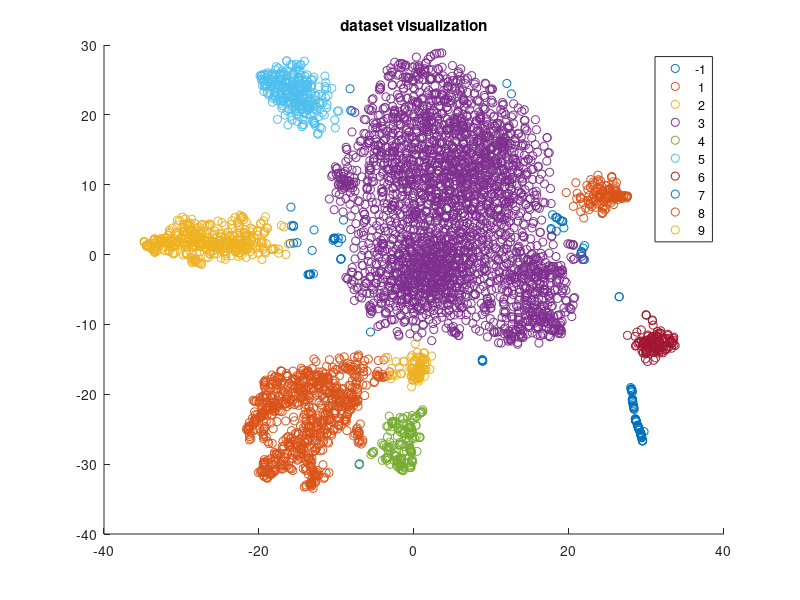

Write the MATLAB code that produced this figure. (Note: this script raises an error after producing the figure.)
clear all; close all; clc; % clear the Matlab workspace if needed.

% This example shows how to compute and plot the polar-gini curve for one
% gene (here I choose Actc1) in one cluster (here I choose cluster 1), in a
% real single-cell dataset
% For methodolgy, please refer to Nguyen et al. Polar Gini Curve: a Technique to Discover Single-cell Biomarker Using 2D Visual Information

% Installation:
% Matlab version 2015 or later
% Put two function-files into the Matlab workspace:
%    - computeGini.m. This function computes gini coefficient. Credit to Yvan Lengwiler (2020). Gini coefficient and the Lorentz curve (https://www.mathworks.com/matlabcentral/fileexchange/28080-gini-coefficient-and-the-lorentz-curve), MATLAB Central File Exchange. Retrieved March 4, 2020
%    - make2DGini.m This function computes the dsta structure to plot the
%    2D polar gini curve, and plot the curves.

% Prepare the dataset
% - I put the dataset into Matlab format (.mat) file. If the dataset is in
% .txt format, or in 10x, please refer to:
% - importdata (https://www.mathworks.com/help/matlab/ref/importdata.html).
% This function load the data from the matrix / vector format and
% automatically convert the data into the Matlab's numeric or text
% matrix/vector.
% - readtable(https://www.mathworks.com/help/matlab/ref/readtable.html)
%   readcsv(https://www.mathworks.com/help/matlab/ref/csvread.html)
%   readmatrix(https://www.mathworks.com/help/matlab/ref/readmatrix.html)
%   xlsread(https://www.mathworks.com/help/matlab/ref/xlsread.html)
%   table2cell(https://www.mathworks.com/help/matlab/ref/table2cell.html)
%   cell2mat(https://www.mathworks.com/help/matlab/ref/cell2mat.html)
% These function aboves can read the data from many formats and
% convert/preprocess the data into Matlab workspace matrix/vector.
% - spconvert (https://www.mathworks.com/help/matlab/ref/spconvert.html),
% for importing sparse matrix format (i.e. 10XGenomics expression file)

%% load the dataset of n = 5075 cells, m = 19493 genes
coordinate = importdata('coordinate.mat'); %2D x-y visual coordinate, in nx2 matrix format. 
Expression = importdata('Expression.mat'); % gene expression, in nxm matrix format
geneList = importdata('geneList.mat'); % gene symbol, in mx1 text vector
clusterID = importdata('ClusterID.mat'); % cluster/group ID, in nx1 vector

% visualize the dataset
figure, gscatter (coordinate(:, 1), coordinate(:, 2), clusterID); title('dataset visualization');

%% if the dataset only has the expression and gene list, a good pipeline to compute the coordinate and cluster ID is
% coordinate = tsne(Expression);
% clusterID = dbscan(coordinate, 0.5, 50);
% see https://www.mathworks.com/help/stats/dbscan-clustering.html to setup
% the proper parameters for dbscan clustering algorithm.

%% extract the dataset for Actc1 and cluster 1
geneName = 'Actc1';
clusterNum = 1;
[~, geneIndex] = ismember(geneName, geneList); % find where Actc1 gene is in the data
clusterIndex = find(clusterID == clusterNum); % find which cells are in cluster 1

clusterCoor = coordinate(clusterIndex, :); %2D coordinate of all cells in cluster 1
geneClusterExp = Expression(clusterIndex, geneIndex); % expression of Actc1 in all cluster 1 cell

% visualize cluster 1 (optional)
figure, gscatter(clusterCoor(:, 1), clusterCoor(:, 2)); title(['cluster ', num2str(clusterNum), 'visualization']);
% visualize Actc1 expression in cluster 1 (optional)
threshold = 0;
index1 = find(geneClusterExp <= threshold);
figure, scatter(clusterCoor(index1, 1), clusterCoor(index1, 2), 15, [192, 192, 192]/255, '.');
hold on
index1 = find(geneClusterExp > threshold );
scatter(clusterCoor(index1, 1), clusterCoor(index1, 2), 15, geneClusterExp(index1), '.');
colorbar;
colormap('jet');
title([geneName, ' expression in cluster ', num2str(clusterNum) ]);
hold off

%% compute and plot the polar gini curve

% find which cell in cluster 1 has Actc1 expression (>0)
threshold = 0;
geneExpressIndex = find(geneClusterExp > threshold );

% setup two groups. Group 1 includes all cells in cluster 1 with Actc
% expression > 0. Group 2 includes all ceels incluster 1.
plotGroup = [ones(size(geneExpressIndex)) ; 2*ones(size(clusterIndex))];

% setup the 2D coordinate matrix for the two groups above
plotCoor = [clusterCoor(geneExpressIndex, :); clusterCoor];

% label che group if needed
plotLbl = { [geneName, ' expresing cell'], ['cluster ', num2str(clusterNum)] };

% the polar gini curve
[angleList, allGini] = make2DGini(plotCoor, plotGroup, plotLbl);
title([geneName, ' polar gini curves']);

% to compute the RSMD as showed in the paper
diff = abs( allGini{1}- allGini{2} );
RSMD = sqrt(mean(diff.^2));
